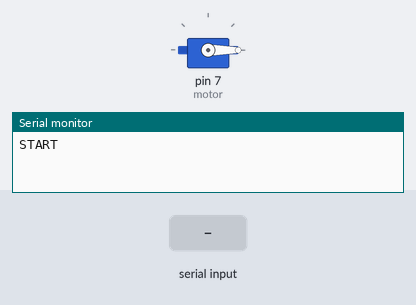
A sketch run on a simulated Arduino Uno, built with avr-gcc and run on an emulated ATmega328P. On the bench: servo, the last lines printed to the serial monitor. The test bench sets the inputs (shaded band).

Above: at 1.2 s.
1.3 s: "on" received over the second serial link
At 1.6 s:
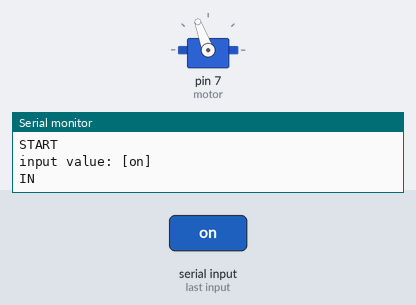
2.8 s: "off" received over the second serial link
At 5.1 s:
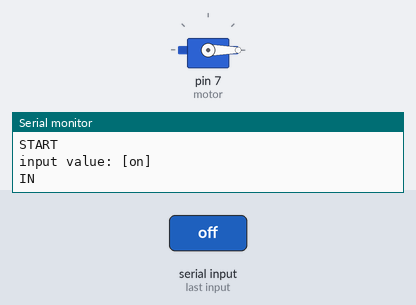
Timing chart, 0 to 6.6 s (numbered marks = the images above; inputs shaded):
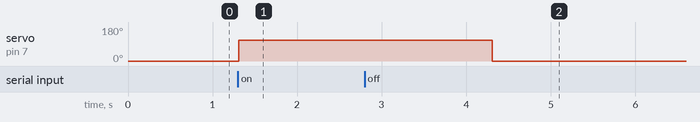

The sketch:

bluetooth_servo.ino
```cpp
#include <Servo.h>
#include <SoftwareSerial.h>

Servo motor;
SoftwareSerial bluetooth(2, 3);

String value = "";

void setup()
{
  motor.attach(7);
  motor.write(0);

  Serial.begin(9600);
  bluetooth.begin(9600);
  Serial.println("START");
}
void loop() {
  while (bluetooth.available()) {
    char c = (char)bluetooth.read(); // 블루투스로 값을 입력 받는다.
    value += c;
    delay(5);
  }

  if (value != "") {
    Serial.println("input value: [" + value + "]");

    // 입력값이 on이면, 서보모터가 110도, 3초 정지, 0도, 0.8초 정지한다.
    // 블루투스로 다른 값을 전달하기 전까지 반복된다.
    if (value == "on") {
      Serial.println("IN");
      motor.write(110);
      delay(3000);
      motor.write(0);
      delay(800);
    }

    // 입력값이 off면 서보모터를 0도로 설정한다.
    if (value == "off") {
      Serial.println("IN2");
      motor.write(0);
      value = "";
    }

    // TODO: 일정 시간이 지나거나, 모터가 움직인 횟수가 일정 수에 도달하면 입력값을 초기화한다.

    Serial.println("OUT");
  }
}
```

Measured:
- after the input at 1.3 s, servo on pin 7 (motor): 0° → 110° at once
- after the input at 2.8 s, servo on pin 7 (motor): goes on until 4.3 s, then stays 0°
